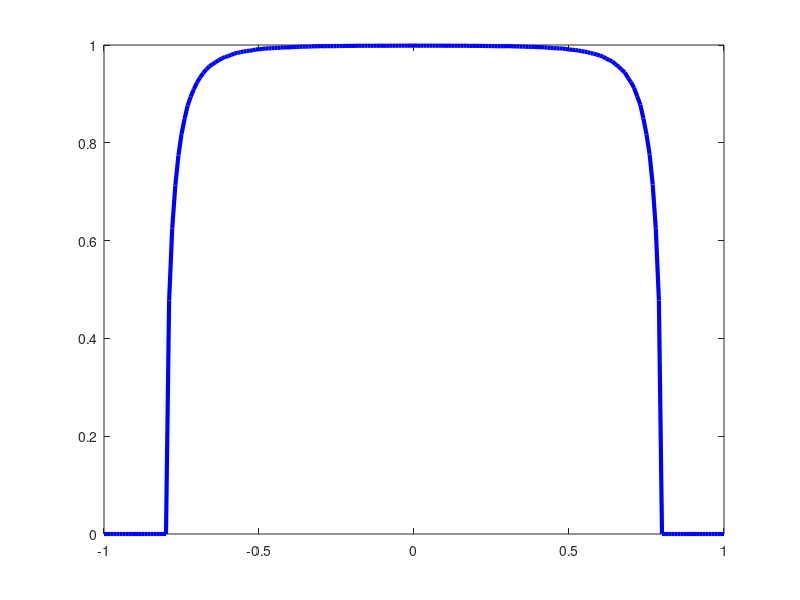

This figure's MATLAB source: (Note: this script raises an error after producing the figure.)
% MIT 16.S498: Risk Aware and Robust Nonlinear Planning, Fall 2019
% Lecture 8: Nonlinear Robust Optimization
%%
clc;

Prob_List=[];
for x=-1:0.01:1

% number of uncertainty samples
N=100000;

% random mean \in [-0.1,0.1] and random sigma \in [0.1,0.3] 
m=random('Uniform',-0.1,0.1,1,N);
sigma=random('Uniform',0.1,0.3,1,N);
% random q with Normal probability distribution with uncertain mean and
% sigma
q=random('Normal',m,sigma);

% Safety Constraint K={g(x,q)>=0}
K=0.8^2-x.^2-q.^2;

% Probability of design variable x 
Pro=size(find(K>=0),2)/N;
Prob_List=[Prob_List;x,Pro];

end

plot([-1:0.01:1],Prob_List(:,2),'color','blue','LineWidth',3);hold on
% Distrbutionally Robust Chance Constrained Set 
% X_DR = {all x:   probability { g(x,q)>=0 }>=1-Delta, for all probability distribution of uncertainty parameter q } 
% Probability >= 1-Delta
plot([-1:0.01:1],1-Delta*ones(size(x1)),'--','color','blue','LineWidth',3)
str2 = '$ 1-\Delta $';text(0.4,0.95,str2,'Interpreter','latex','FontSize',30,'color','blue')         
str3 = '$ Prob Curve (Monte-Carlo)$';text(-0.2,1.1,str3,'Interpreter','latex','FontSize',30,'color','blue')  
ylim([0 1.5]); grid on